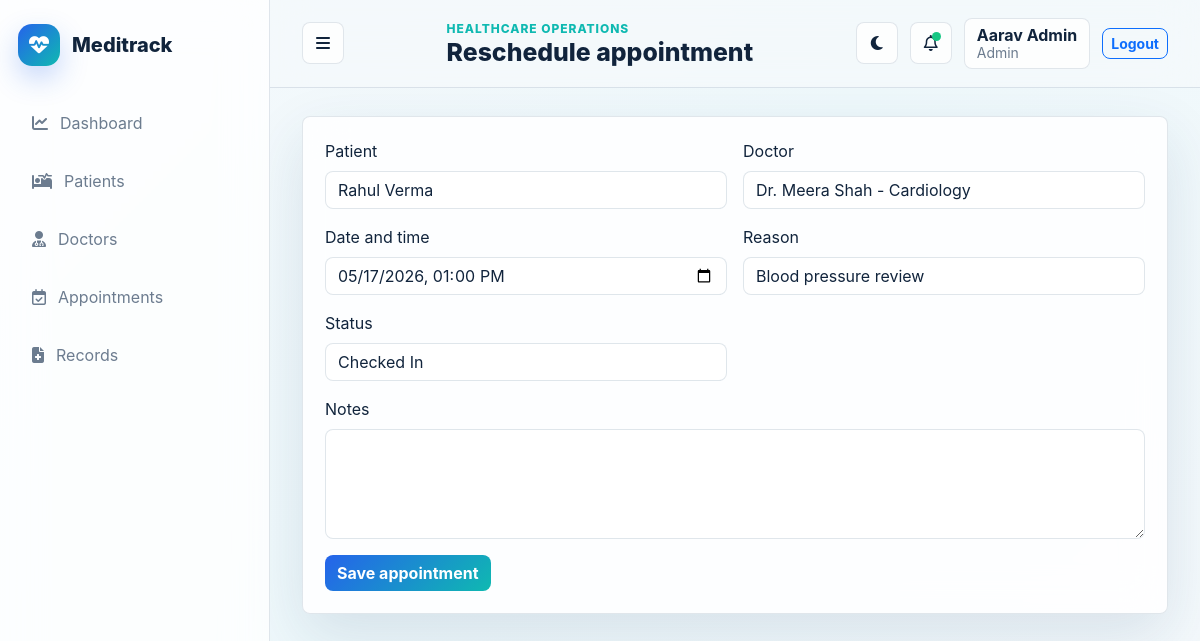
Page /appointments/2/edit (signed in) on the committed database.
### models.py (models this page shows)
class Appointment(db.Model):
    id = db.Column(db.Integer, primary_key=True)
    patient_id = db.Column(db.Integer, db.ForeignKey("patient.id"), nullable=False)
    doctor_id = db.Column(db.Integer, db.ForeignKey("doctor.id"), nullable=False)
    scheduled_at = db.Column(db.DateTime, nullable=False)
    reason = db.Column(db.String(220), nullable=False)
    status = db.Column(db.String(30), default="Scheduled")
    notes = db.Column(db.Text)
    created_at = db.Column(db.DateTime, default=datetime.utcnow)
    patient = db.relationship("Patient", back_populates="appointments")
    doctor = db.relationship("Doctor", back_populates="appointments")

### routes/appointments.py (the view)
@appointments_bp.route("/<int:appointment_id>/edit", methods=["GET", "POST"])
@roles_required("Admin", "Receptionist", "Doctor")
def edit_appointment(appointment_id):
    appointment = Appointment.query.get_or_404(appointment_id)
    form = AppointmentForm(obj=appointment)
    fill_choices(form)
    if form.validate_on_submit():
        form.populate_obj(appointment)
        db.session.commit()
        log_action(f"Updated appointment #{appointment.id}")
        flash("Appointment updated.", "success")
        return redirect(url_for("appointments.list_appointments"))
    return render_template("appointments/form.html", form=form, title="Reschedule appointment")

### forms.py
class AppointmentForm(FlaskForm):
    patient_id = SelectField("Patient", coerce=int, validators=[DataRequired()])
    doctor_id = SelectField("Doctor", coerce=int, validators=[DataRequired()])
    scheduled_at = DateTimeLocalField("Date and time", format="%Y-%m-%dT%H:%M", validators=[DataRequired()])
    reason = StringField("Reason", validators=[DataRequired(), Length(max=220)])
    status = SelectField("Status", choices=[("Scheduled", "Scheduled"), ("Checked In", "Checked In"), ("Completed", "Completed"), ("Cancelled", "Cancelled")])
    notes = TextAreaField("Notes", validators=[Optional()])
    submit = SubmitField("Save appointment")

### routes/appointments.py (called while the page is built)
def fill_choices(form):
    form.patient_id.choices = [(p.id, p.full_name) for p in Patient.query.order_by(Patient.full_name).all()]
    form.doctor_id.choices = [(d.id, f"{d.name} - {d.specialization}") for d in Doctor.query.filter_by(active=True).order_by(Doctor.name).all()]

### utils.py (called while the page is built)
def roles_required(*roles):
    def decorator(view):
        @wraps(view)
        def wrapped(*args, **kwargs):
            if "user_id" not in session:
                flash("Please sign in to continue.", "warning")
                return redirect(url_for("auth.login"))
            if session.get("role") not in roles:
                flash("You do not have permission for that action.", "danger")
                return redirect(url_for("dashboard.dashboard"))
            return view(*args, **kwargs)
        return wrapped
    return decorator

### templates/appointments/form.html (shortened to what this page needs)
{% extends "base.html" %}
{% block page_title %}{{ title }}{% endblock %}
{% block content %}
<section class="panel form-panel">
  <form method="post" class="row g-3">
    {% for field in [form.patient_id, form.doctor_id, form.scheduled_at, form.reason, form.status] %}
    <div class="col-md-6"><label class="form-label">{{ field.label }}</label>{{ field(class="form-control") }}</div>
    {% endfor %}
    <div class="col-12"><label class="form-label">{{ form.notes.label }}</label>{{ form.notes(class="form-control", rows="4") }}</div>
    <div class="col-12"><button class="btn btn-primary">Save appointment</button></div>
  </form>
</section>
{% endblock %}

### static/css/style.css (style rules this page uses)
:root { --bg: #f5f9fc; --surface: rgba(255,255,255,.86); --text: #11243c; --muted: #6c7c8f; --blue: #2563eb; --teal: #0fb9b1; --soft: #e8f2f7; --border: rgba(91,119,145,.18); --shadow: 0 22px 60px rgba(21, 65, 108, .12); }
* { box-sizing: border-box; }
body { min-height: 100vh; margin: 0; color: var(--text); background: linear-gradient(135deg, var(--bg), #eef8fb 48%, var(--bg)); font-family: Inter, ui-sans-serif, system-ui, -apple-system, BlinkMacSystemFont, "Segoe UI", sans-serif; }
.glass-card, .panel, .auth-card { background: var(--surface); border: 1px solid var(--border); box-shadow: var(--shadow); backdrop-filter: blur(20px); }
.panel { border-radius: 8px; padding: 22px; margin-bottom: 22px; }
.form-panel .form-control, .form-panel .form-select, .auth-card .form-control { border-radius: 8px; border: 1px solid var(--border); background-color: var(--surface); color: var(--text); }
.btn { border-radius: 8px; font-weight: 700; }
.btn-primary { background: linear-gradient(135deg, var(--blue), var(--teal)); border: 0; }

### rows in the picture
Appointment: patient_id "Rahul Verma" "Dr. Meera Shah - Cardiology" "05/17/2026 13:00" "Blood pressure review" "Checked In"

### other values in the picture
{{ title }} "Reschedule appointment"
{{ session.get('user_name') }} "Aarav Admin"
{{ session.get('role') }} "Admin"
{{ field.label }} "Patient" "Doctor" "Date and time" "Reason" "Status"
